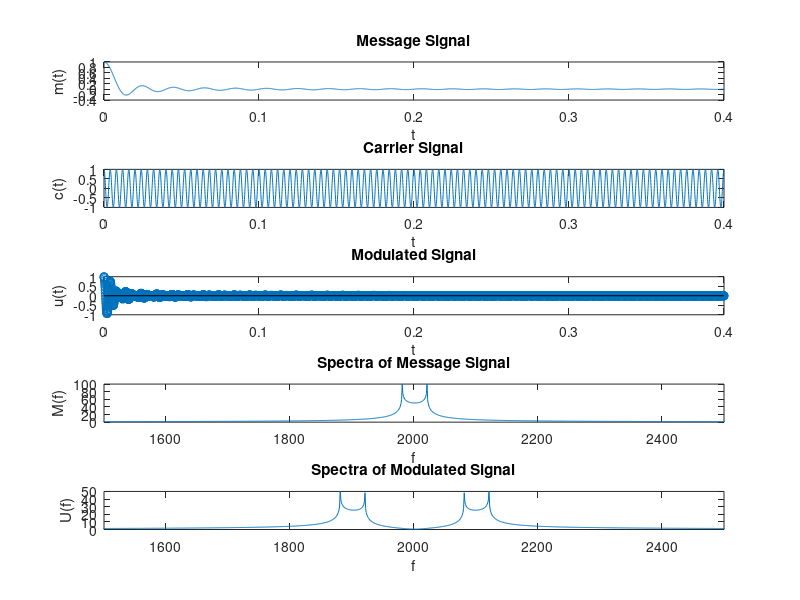

Reproduce this figure in MATLAB.
clear all;
fc = 250;
ts = 0.0001;
t=0:ts:0.4;

figure(2);

Sm = sinc(100*t); %message signal
subplot(5,1,1); 
plot(t,Sm);
title('Message Signal')
xlabel('t');
ylabel('m(t)');

Sc = cos(2*pi*fc*t); %carrier signal
subplot(5,1,2);
plot(t,Sc);
title('Carrier Signal')
xlabel('t');
ylabel('c(t)');

Su = Sm.*cos(2*pi*fc*t); %modulated signal
subplot(5,1,3);
stem(t,Su);
title('Modulated Signal')
xlabel('t');
ylabel('u(t)');

Sfm = fft(Sm); %spectra of message signal
Sfm = fftshift(Sfm);
subplot(5,1,4);
plot(abs(Sfm));
title('Spectra of Message Signal')
xlabel('f');
ylabel('M(f)');
axis([1500, 2500, 0, 100]);

Sfu = fft(Su); %spectra of modulated signal
Sfu = fftshift(Sfu);
subplot(5,1,5);
plot(abs(Sfu));
title('Spectra of Modulated Signal')
xlabel('f');
ylabel('U(f)');
axis([1500, 2500, 0, 50]);